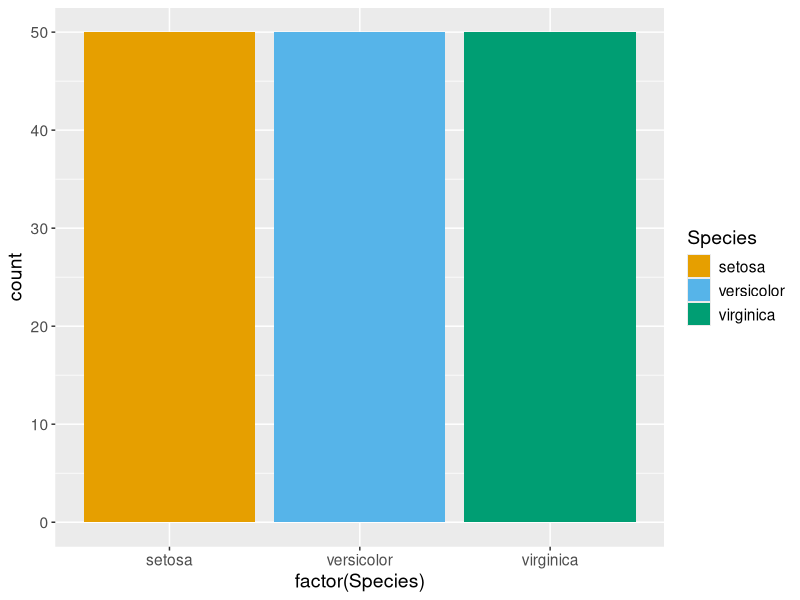

Recreate this plot in R.
## ---- chunk 1

## Libraries
library(ggplot2)
library(magrittr)
library(dplyr)
##


## ---- chunk 2
cbPalette <- c("#E69F00", "#56B4E9", "#009E73", "#F0E442", "#0072B2", "#D55E00", "#CC79A7", "#999999" )

iris %>%
  ggplot(aes(factor(Species))) + 
  geom_bar(aes(fill=Species)) + 
  theme(text=element_text(family="Helvetica", size =14)) + 
  scale_fill_manual(values=cbPalette)
